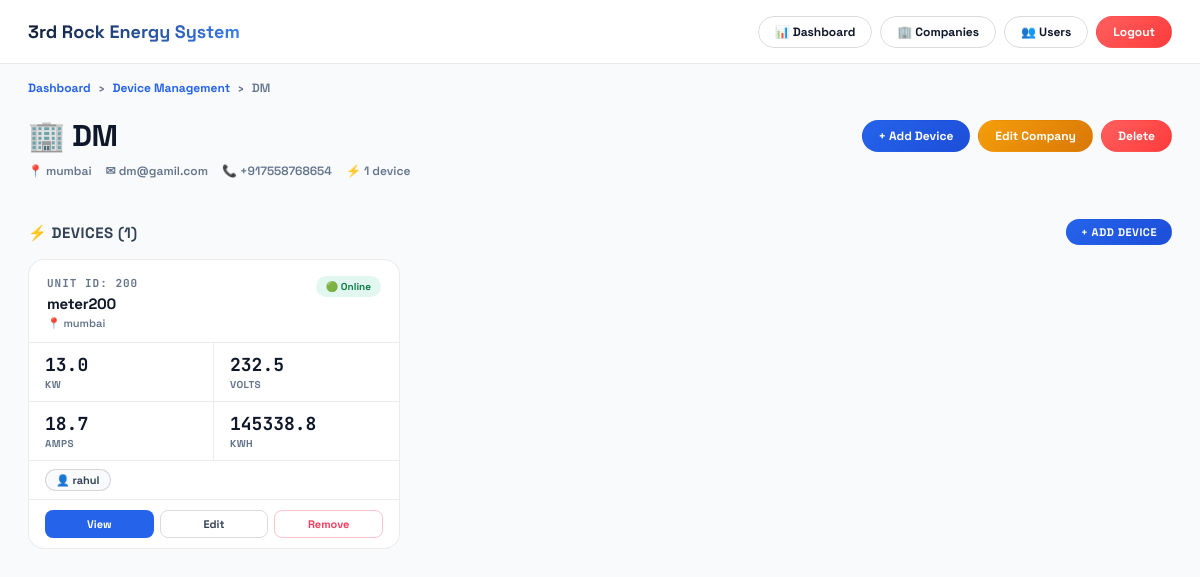
/device-management/companies/2/ (signed in), run on the app's committed database.
### app1/models.py (models this page shows, shortened)
class Company(models.Model):
    name = models.CharField(max_length=200)
    location = models.CharField(max_length=300, blank=True)
    description = models.TextField(blank=True)
    contact_email = models.EmailField(blank=True)
    contact_phone = models.CharField(max_length=50, blank=True)
    created_at = models.DateTimeField(auto_now_add=True)
    updated_at = models.DateTimeField(auto_now=True)
    created_by = models.ForeignKey(
        'User',
        on_delete=models.SET_NULL,
        null=True,
        blank=True,
        related_name='created_companies',
    )
    class Meta:
        verbose_name = 'Company'
        verbose_name_plural = 'Companies'
        ordering = ['name']

class Device(models.Model):
    unit_id = models.PositiveIntegerField(unique=True, db_index=True)
    name = models.CharField(max_length=200, default='', blank=True)
    description = models.TextField(blank=True)
    location = models.CharField(max_length=300, blank=True)
    company = models.ForeignKey(
        Company,
        on_delete=models.SET_NULL,
        null=True,
        blank=True,
        related_name='devices',
    )
    assigned_users = models.ManyToManyField(
        'User',
        blank=True,
        related_name='assigned_devices',
    )
    is_active = models.BooleanField(default=True)
    created_at = models.DateTimeField(auto_now_add=True)
    updated_at = models.DateTimeField(auto_now=True)
    class Meta:
        ordering = ['unit_id']
    def get_display_name(self):
        return self.name if self.name else f"Unit {self.unit_id}"

class SensorReading(models.Model):
    unit_id = models.PositiveIntegerField(db_index=True)
    timestamp = models.FloatField(help_text="Unix timestamp")
    block1_start_reg = models.PositiveIntegerField(default=40100)
    block1_raw = models.JSONField(help_text="Raw registers from block 1")
    block2_start_reg = models.PositiveIntegerField(default=40138)
    block2_raw = models.JSONField(help_text="Raw registers from block 2")
    created_at = models.DateTimeField(auto_now_add=True)
    voltage = models.FloatField(null=True, blank=True)
    current = models.FloatField(null=True, blank=True)
    active_power_kw = models.FloatField(null=True, blank=True)
    reactive_power_kvar = models.FloatField(null=True, blank=True)
    apparent_power_kva = models.FloatField(null=True, blank=True)
    energy_today_kwh = models.FloatField(null=True, blank=True)
    class Meta:
        ordering = ['-timestamp']
        indexes = [
            models.Index(fields=['unit_id', 'timestamp']),
            models.Index(fields=['-timestamp']),
        ]

class User(AbstractUser):
    ROLE_CHOICES = [
        ('superadmin', 'Super Admin'),
        ('admin', 'Admin'),
        ('user', 'User'),
    ]
    role = models.CharField(max_length=20, choices=ROLE_CHOICES, default='user')
    unit_ids = models.JSONField(
        default=list,
        blank=True,
        help_text="List of unit IDs this user has access to"
    )
    created_at = models.DateTimeField(auto_now_add=True)
    updated_at = models.DateTimeField(auto_now=True)
    groups = models.ManyToManyField(
        'auth.Group',
        verbose_name='groups',
        blank=True,
        related_name='app1_user_set',
        related_query_name='app1_user',
    )
    user_permissions = models.ManyToManyField(
        'auth.Permission',
        verbose_name='user permissions',
        blank=True,
        related_name='app1_user_set',
        related_query_name='app1_user',
    )
    class Meta:
        verbose_name = 'User'
        verbose_name_plural = 'Users'
    def is_admin_or_superadmin(self):
        return self.role in ('admin', 'superadmin')

### app1/views.py (the view)
# urls.py: path('device-management/companies/<int:company_id>/', views.company_detail, name='company_detail'),
@admin_required
def company_detail(request, company_id):
    company = get_object_or_404(Company, pk=company_id)
    devices = company.devices.prefetch_related('assigned_users').all()
    device_data = []
    for device in devices:
        try:
            latest = SensorReading.objects.filter(unit_id=device.unit_id).latest('timestamp')
            device_data.append({'device': device, 'latest': latest})
        except SensorReading.DoesNotExist:
            device_data.append({'device': device, 'latest': None})
    return render(request, 'app1/company_detail.html', {
        'company': company,
        'device_data': device_data,
    })

### app1/views.py (called while the page is built)
def admin_required(view_func):
    @wraps(view_func)
    @login_required(login_url='login')
    def wrapper(request, *args, **kwargs):
        if not request.user.is_admin_or_superadmin():
            return HttpResponseForbidden(
                "<h2>403 – Forbidden</h2><p>Admin access required.</p>"
            )
        return view_func(request, *args, **kwargs)
    return wrapper

### app1/templates/app1/company_detail.html (shortened to what this page needs)
<!DOCTYPE html>
<html lang="en">
<head>
</head>
<body>
<header class="topbar">
  <div class="topbar-brand">3rd Rock Energy System</div>
  <nav style="display:flex;gap:8px;flex-wrap:wrap;">
    <a href="{% url 'energy_dashboard' %}" class="nav-btn">📊 Dashboard</a>
    <a href="{% url 'company_list' %}" class="nav-btn">🏢 Companies</a>
    {% if user.is_admin_or_superadmin %}
      <a href="{% url 'user_list' %}" class="nav-btn">👥 Users</a>
    {% endif %}
    <a href="{% url 'logout' %}" class="nav-btn danger">Logout</a>
  </nav>
</header>
<div class="breadcrumb">
  <a href="{% url 'energy_dashboard' %}">Dashboard</a> <span>›</span>
  <a href="{% url 'company_list' %}">Device Management</a> <span>›</span>
  <span>{{ company.name }}</span>
</div>
<div class="page-header">
  <div>
    <div class="company-name">🏢 {{ company.name }}</div>
    <div class="company-meta">
      {% if company.location %}<div class="meta-item">📍 {{ company.location }}</div>{% endif %}
      {% if company.contact_email %}<div class="meta-item">✉ {{ company.contact_email }}</div>{% endif %}
      {% if company.contact_phone %}<div class="meta-item">📞 {{ company.contact_phone }}</div>{% endif %}
      <div class="meta-item">⚡ {{ device_data|length }} device{{ device_data|length|pluralize }}</div>
    </div>
  </div>
  <div class="header-actions">
    <a href="{% url 'add_device' %}" class="nav-btn accent">+ Add Device</a>
    <a href="{% url 'edit_company' company.pk %}" class="nav-btn warn">Edit Company</a>
    <a href="{% url 'delete_company' company.pk %}" class="nav-btn danger">Delete</a>
  </div>
</div>
<div class="content" style="margin-top:20px;">
  <div class="section-title">
    <span>⚡ Devices ({{ device_data|length }})</span>
    <a href="{% url 'add_device' %}" class="nav-btn accent" style="font-size:11px;padding:5px 14px;">+ Add Device</a>
  </div>
  {% if device_data %}
    <div class="device-grid" id="device-grid">
      {% for item in device_data %}
      {% with device=item.device latest=item.latest %}
      <div class="device-card">
        <div class="dc-top">
          <div>
            <div class="dc-unit">Unit ID: {{ device.unit_id }}</div>
            <div class="dc-name">{{ device.get_display_name }}</div>
            {% if device.location %}<div class="dc-location">📍 {{ device.location }}</div>{% endif %}
          </div>
          {% if latest %}
            {% with age=latest.timestamp|floatformat:0 %}
              <span class="dc-status online" id="status-{{ device.unit_id }}">🟢 Online</span>
            {% endwith %}
          {% else %}
            <span class="dc-status offline">⚫ No Data</span>
          {% endif %}
        </div>
        {% if latest %}
        <div class="dc-kpis">
          <div class="dc-kpi">
            <div class="dc-kpi-val" id="kw-{{ device.unit_id }}">{{ latest.active_power_kw|floatformat:1 }}</div>
            <div class="dc-kpi-lbl">kW</div>
          </div>
          <div class="dc-kpi">
            <div class="dc-kpi-val" id="v-{{ device.unit_id }}">{{ latest.voltage|floatformat:1 }}</div>
            <div class="dc-kpi-lbl">Volts</div>
          </div>
          <div class="dc-kpi">
            <div class="dc-kpi-val" id="a-{{ device.unit_id }}">{{ latest.current|floatformat:1 }}</div>
            <div class="dc-kpi-lbl">Amps</div>
          </div>
          <div class="dc-kpi">
            <div class="dc-kpi-val" id="kwh-{{ device.unit_id }}">{{ latest.energy_today_kwh|floatformat:1 }}</div>
            <div class="dc-kpi-lbl">kWh</div>
          </div>
        </div>
        {% else %}
        <div style="padding:14px 18px;font-size:12px;color:var(--text3);border-top:1px solid var(--border);">No readings yet for this device.</div>
        {% endif %}
        {% if device.assigned_users.all %}
        <div style="padding:8px 16px;border-top:1px solid var(--border);display:flex;flex-wrap:wrap;gap:5px;">
          {% for u in device.assigned_users.all %}
            <span class="user-chip">👤 {{ u.username }}</span>
          {% endfor %}
        </div>
        {% endif %}
        <div class="dc-actions">
          <a href="{% url 'device_detail' device.pk %}" class="dc-btn primary">View</a>
          <a href="{% url 'edit_device' device.pk %}" class="dc-btn">Edit</a>
          <a href="{% url 'delete_device' device.pk %}" class="dc-btn red">Remove</a>
        </div>
      </div>
      {% endwith %}
      {% endfor %}
    </div>
  {% endif %}
</div>
</body>
</html>

### data on the page
Company: name "DM", location "mumbai", contact_email "dm@gamil.com", contact_phone "+917558768654"
Device: device.unit_id "200", device.get_display_name "meter200", device.location "mumbai", latest.active_power_kw "13.0", latest.voltage "232.5", latest.current "18.7", latest.energy_today_kwh "145338.8"
User: username "rahul"

### other printed values
{{ device_data|length }} "1"
